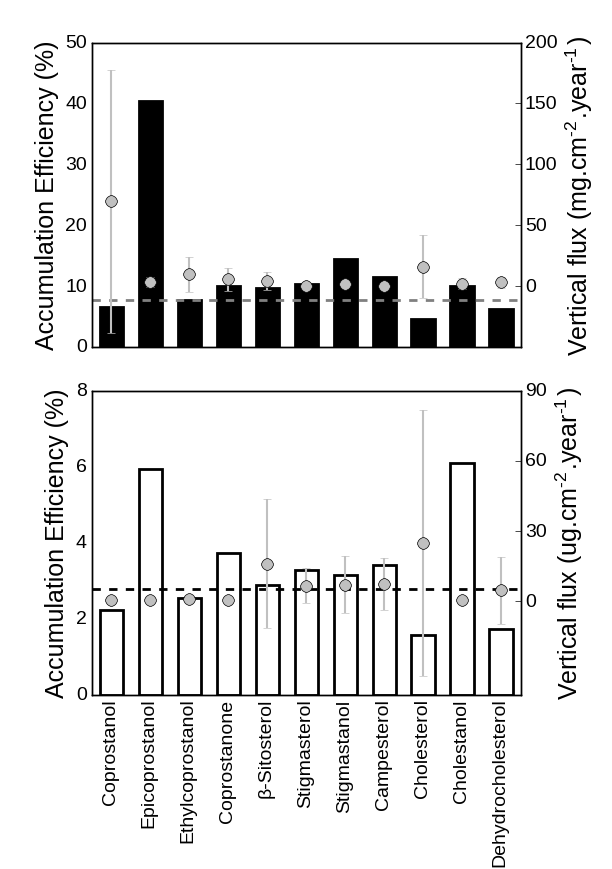

Write Python code to recreate this figure.
#AccEff.py
import matplotlib.pyplot as plt
import numpy as np
import pandas as pd
import openpyxl

# importo datos de excel y paso valores al array arnum
libro = openpyxl.load_workbook('sedDegr.xlsx')
ar = pd.read_excel('sedDegr.xlsx','Graph',header=0, index_col=None, na_values=['NA'])
arnum=ar.values
headers=list(ar)

# creo el fondo de la figura
fig=plt.figure(facecolor='white', figsize=(6,12))

#histo efficiencies BA
histo = fig.add_axes([0.15, 0.6, 0.7, 0.35])
cols = np.arange(11) # ctdad de barras (= esteroles)
wid = 0.4
histo.bar(cols+0.2, arnum[2,2:13], 0.6, color = 'k', linewidth=2)
csfont = {'fontname':'Liberation Sans'}
histo.set_ylabel('Accumulation Efficiency (%)', size=18,**csfont)
plt.ylim(0,50)
plt.xlim(0,11)
plt.yticks(np.arange(0,51,10), size = 14, **csfont)
plt.axhline(y=arnum[2,13], xmin=0, xmax=1, hold=None, linestyle = '--', color = 'grey', lw = 2)
histo.tick_params(length=0, which='both')
histo.set_xticks(cols+0.5)
histo.set_xticklabels(headers[2:13], rotation = 90, size=14,**csfont)
plt.setp(histo.get_xticklabels(),visible=False)

"""
for i,j,k in zip(cols,arnum[8,2:13],arnum[4,2:13]):
	histo.annotate((j),xy=(i+0.22,4), size =11, rotation=90)
"""

# creo flux plot
hBA = histo.twinx()
hBA.errorbar(cols+0.5,arnum[4,2:13],yerr=arnum[5,2:13],marker='o', markersize=8,markerfacecolor='silver',linestyle='none', lw=1.5,ecolor='silver')
hBA.set_ylabel('Vertical flux (mg.$\mathregular{cm^{-2}.year^{-1}}$)', size=18,**csfont)
plt.ylim(-50,200)
plt.xlim(0,11)
plt.yticks(np.arange(0,201,50), size = 14, **csfont)
histo.tick_params(length=0, which='both')
histo.set_xticks(cols+0.5)
plt.setp(histo.get_xticklabels(),visible=False)

# N

#histo efficiencies N
histo2 = fig.add_axes([0.15, 0.2, 0.7, 0.35])
cols = np.arange(11) # ctdad de barras (= esteroles)
wid = 0.4
histo2.bar(cols+0.2, arnum[3,2:13], 0.6, color = 'w', linewidth=2)
histo2.set_ylabel('Accumulation Efficiency (%)', size=18,**csfont)
plt.xlim(0,11)
plt.ylim(0,8)
plt.yticks(np.arange(0,8.1,2), size = 14, **csfont)
histo2.tick_params(length=0, which='both')
histo2.set_xticks(cols+0.5)
histo2.set_xticklabels(headers[2:13], rotation = 90, size=14,**csfont)
plt.axhline(y=arnum[3,13], xmin=0, xmax=1, hold=None, linestyle = '--', color = 'k',lw = 2)

'''
# coloreo las ticklabels segun categoria
labelcol = ['saddlebrown','saddlebrown','saddlebrown','saddlebrown','limegreen','limegreen','limegreen','limegreen','grey','dodgerblue','dodgerblue']
[lab.set_color(i) for (i,lab) in zip(labelcol, histo2.xaxis.get_ticklabels())] 
fontdict = dict(color='red',weight='heavy',**csfont)
fontdictN2 = dict(color='g',weight='heavy',**csfont)
'''

# creo flux plot N
hN = histo2.twinx()
hN.errorbar(cols+0.5,arnum[6,2:13],yerr=arnum[7,2:13],marker='o', markersize=8,markerfacecolor='silver',linestyle='none', lw=1.5,ecolor='silver')
hN.set_ylabel('Vertical flux (ug.$\mathregular{cm^{-2}.year^{-1}}$)', size=18,**csfont)
plt.ylim(-40,90)
plt.xlim(0,11)
plt.yticks(np.arange(0,91,30), size = 14, **csfont)


plt.show()
